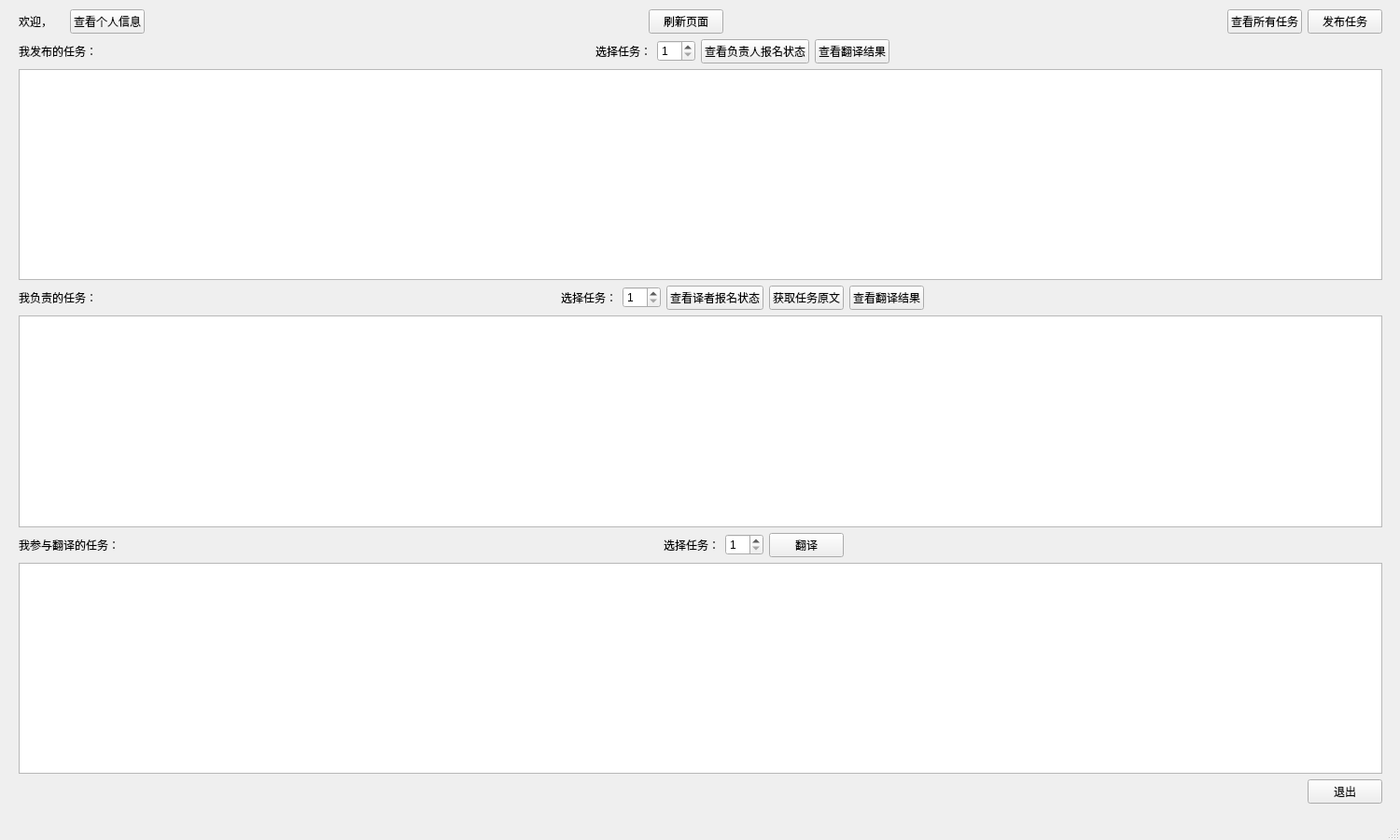
<?xml version="1.0" encoding="UTF-8"?>
<ui version="4.0">
 <class>Platform</class>
 <widget class="QMainWindow" name="Platform">
  <property name="geometry">
   <rect>
    <x>0</x>
    <y>0</y>
    <width>1500</width>
    <height>900</height>
   </rect>
  </property>
  <property name="windowTitle">
   <string>众包翻译平台</string>
  </property>
  <widget class="QWidget" name="centralwidget">
   <widget class="QWidget" name="layoutWidget">
    <property name="geometry">
     <rect>
      <x>20</x>
      <y>10</y>
      <width>1461</width>
      <height>851</height>
     </rect>
    </property>
    <layout class="QVBoxLayout" name="verticalLayout">
     <item>
      <layout class="QHBoxLayout" name="horizontalLayout">
       <item>
        <widget class="QLabel" name="label_7">
         <property name="text">
          <string>欢迎，</string>
         </property>
        </widget>
       </item>
       <item>
        <widget class="QLabel" name="label_name">
         <property name="text">
          <string/>
         </property>
        </widget>
       </item>
       <item>
        <widget class="QPushButton" name="pushButton_info">
         <property name="text">
          <string>查看个人信息</string>
         </property>
        </widget>
       </item>
       <item>
        <spacer name="horizontalSpacer_7">
         <property name="orientation">
          <enum>Qt::Horizontal</enum>
         </property>
         <property name="sizeHint" stdset="0">
          <size>
           <width>40</width>
           <height>20</height>
          </size>
         </property>
        </spacer>
       </item>
       <item>
        <widget class="QPushButton" name="pushButton_refresh">
         <property name="text">
          <string>刷新页面</string>
         </property>
        </widget>
       </item>
       <item>
        <spacer name="horizontalSpacer_5">
         <property name="orientation">
          <enum>Qt::Horizontal</enum>
         </property>
         <property name="sizeHint" stdset="0">
          <size>
           <width>40</width>
           <height>20</height>
          </size>
         </property>
        </spacer>
       </item>
       <item>
        <widget class="QPushButton" name="pushButton_AllTask">
         <property name="text">
          <string>查看所有任务</string>
         </property>
        </widget>
       </item>
       <item>
        <widget class="QPushButton" name="pushButton_ReleaseTask">
         <property name="text">
          <string>发布任务</string>
         </property>
        </widget>
       </item>
      </layout>
     </item>
     <item>
      <layout class="QHBoxLayout" name="horizontalLayout_2">
       <item>
        <widget class="QLabel" name="label_3">
         <property name="text">
          <string>我发布的任务：</string>
         </property>
        </widget>
       </item>
       <item>
        <spacer name="horizontalSpacer_6">
         <property name="orientation">
          <enum>Qt::Horizontal</enum>
         </property>
         <property name="sizeHint" stdset="0">
          <size>
           <width>40</width>
           <height>20</height>
          </size>
         </property>
        </spacer>
       </item>
       <item>
        <widget class="QLabel" name="label_4">
         <property name="text">
          <string>选择任务：</string>
         </property>
        </widget>
       </item>
       <item>
        <widget class="QSpinBox" name="spinBox_released">
         <property name="minimum">
          <number>1</number>
         </property>
         <property name="value">
          <number>1</number>
         </property>
        </widget>
       </item>
       <item>
        <widget class="QPushButton" name="pushButton_ManageReleased">
         <property name="text">
          <string>查看负责人报名状态</string>
         </property>
        </widget>
       </item>
       <item>
        <widget class="QPushButton" name="pushButton_viewfinalresult">
         <property name="text">
          <string>查看翻译结果</string>
         </property>
        </widget>
       </item>
       <item>
        <spacer name="horizontalSpacer_2">
         <property name="orientation">
          <enum>Qt::Horizontal</enum>
         </property>
         <property name="sizeHint" stdset="0">
          <size>
           <width>40</width>
           <height>20</height>
          </size>
         </property>
        </spacer>
       </item>
      </layout>
     </item>
     <item>
      <widget class="QTableView" name="tableView_MyReleasedTask">
       <attribute name="verticalHeaderVisible">
        <bool>false</bool>
       </attribute>
      </widget>
     </item>
     <item>
      <layout class="QHBoxLayout" name="horizontalLayout_3">
       <item>
        <widget class="QLabel" name="label_2">
         <property name="text">
          <string>我负责的任务：</string>
         </property>
        </widget>
       </item>
       <item>
        <spacer name="horizontalSpacer_8">
         <property name="orientation">
          <enum>Qt::Horizontal</enum>
         </property>
         <property name="sizeHint" stdset="0">
          <size>
           <width>40</width>
           <height>20</height>
          </size>
         </property>
        </spacer>
       </item>
       <item>
        <widget class="QLabel" name="label_5">
         <property name="text">
          <string>选择任务：</string>
         </property>
        </widget>
       </item>
       <item>
        <widget class="QSpinBox" name="spinBox_responsible">
         <property name="minimum">
          <number>1</number>
         </property>
        </widget>
       </item>
       <item>
        <widget class="QPushButton" name="pushButton_ManageResponsible">
         <property name="text">
          <string>查看译者报名状态</string>
         </property>
        </widget>
       </item>
       <item>
        <widget class="QPushButton" name="pushButton_getcontent">
         <property name="text">
          <string>获取任务原文</string>
         </property>
        </widget>
       </item>
       <item>
        <widget class="QPushButton" name="pushButton_viewresult">
         <property name="text">
          <string>查看翻译结果</string>
         </property>
        </widget>
       </item>
       <item>
        <spacer name="horizontalSpacer_4">
         <property name="orientation">
          <enum>Qt::Horizontal</enum>
         </property>
         <property name="sizeHint" stdset="0">
          <size>
           <width>40</width>
           <height>20</height>
          </size>
         </property>
        </spacer>
       </item>
      </layout>
     </item>
     <item>
      <widget class="QTableView" name="tableView_MyResponsibleTask">
       <attribute name="verticalHeaderVisible">
        <bool>false</bool>
       </attribute>
      </widget>
     </item>
     <item>
      <layout class="QHBoxLayout" name="horizontalLayout_4">
       <item>
        <widget class="QLabel" name="label">
         <property name="text">
          <string>我参与翻译的任务：</string>
         </property>
        </widget>
       </item>
       <item>
        <spacer name="horizontalSpacer_9">
         <property name="orientation">
          <enum>Qt::Horizontal</enum>
         </property>
         <property name="sizeHint" stdset="0">
          <size>
           <width>40</width>
           <height>20</height>
          </size>
         </property>
        </spacer>
       </item>
       <item>
        <widget class="QLabel" name="label_6">
         <property name="text">
          <string>选择任务：</string>
         </property>
        </widget>
       </item>
       <item>
        <widget class="QSpinBox" name="spinBox_translation">
         <property name="minimum">
          <number>1</number>
         </property>
        </widget>
       </item>
       <item>
        <widget class="QPushButton" name="pushButton_Translate">
         <property name="text">
          <string>翻译</string>
         </property>
        </widget>
       </item>
       <item>
        <spacer name="horizontalSpacer_3">
         <property name="orientation">
          <enum>Qt::Horizontal</enum>
         </property>
         <property name="sizeHint" stdset="0">
          <size>
           <width>40</width>
           <height>20</height>
          </size>
         </property>
        </spacer>
       </item>
      </layout>
     </item>
     <item>
      <widget class="QTableView" name="tableView_MyTranslationTask">
       <attribute name="verticalHeaderVisible">
        <bool>false</bool>
       </attribute>
      </widget>
     </item>
     <item>
      <layout class="QHBoxLayout" name="horizontalLayout_5">
       <item>
        <spacer name="horizontalSpacer">
         <property name="orientation">
          <enum>Qt::Horizontal</enum>
         </property>
         <property name="sizeHint" stdset="0">
          <size>
           <width>40</width>
           <height>20</height>
          </size>
         </property>
        </spacer>
       </item>
       <item>
        <widget class="QPushButton" name="pushButton_exit">
         <property name="text">
          <string>退出</string>
         </property>
        </widget>
       </item>
      </layout>
     </item>
    </layout>
   </widget>
  </widget>
  <widget class="QMenuBar" name="menubar">
   <property name="geometry">
    <rect>
     <x>0</x>
     <y>0</y>
     <width>1500</width>
     <height>17</height>
    </rect>
   </property>
  </widget>
  <widget class="QStatusBar" name="statusbar"/>
 </widget>
 <resources/>
 <connections/>
</ui>
